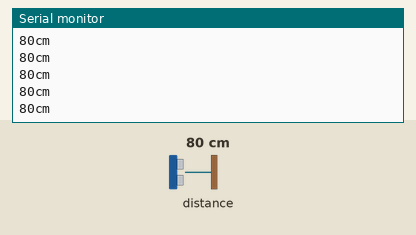
Bench run of a sketch on a simulated Arduino Uno, built with avr-gcc and run on an emulated ATmega328P. Parts: the last lines printed to the serial monitor. Inputs (shaded band) come from the test bench; at power-on: distance to the obstacle 80 cm.

Above: at 1.2 s.
1.3 s: distance to the obstacle set to 35 cm
At 1.8 s:
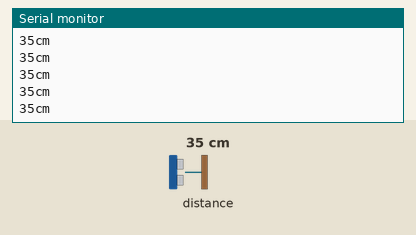
4.3 s: distance to the obstacle set to 120 cm
At 5.1 s:
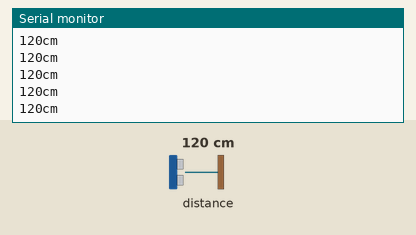
Timing chart, 0 to 7.3 s (numbered marks = the images above; inputs shaded):
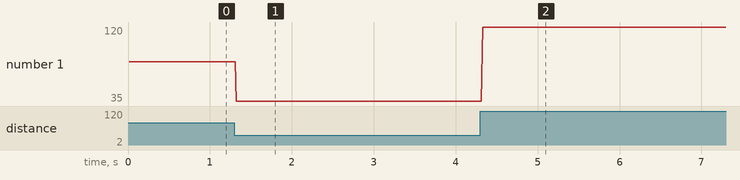

Measured:
- after the input at 1.3 s, the serial monitor: prints a new line at once (image 1)
- after the input at 4.3 s, the serial monitor: prints a new line at once (image 2)
- plotted number 1: 80 → 35 after the input at 1.3 s, 35 → 120 after the input at 4.3 s

The sketch:

distancesensor-read.ino
```cpp
// Grove - Ultrasonic Ranger

#include "Ultrasonic.h"

Ultrasonic ultrasonic(0); //SIG to pin 4

void setup()
{
  Serial.begin(9600);
}
void loop()
{
  long range = ultrasonic.MeasureInCentimeters();
  delay(10);
  Serial.print(range);
  Serial.println("cm");

}
```
